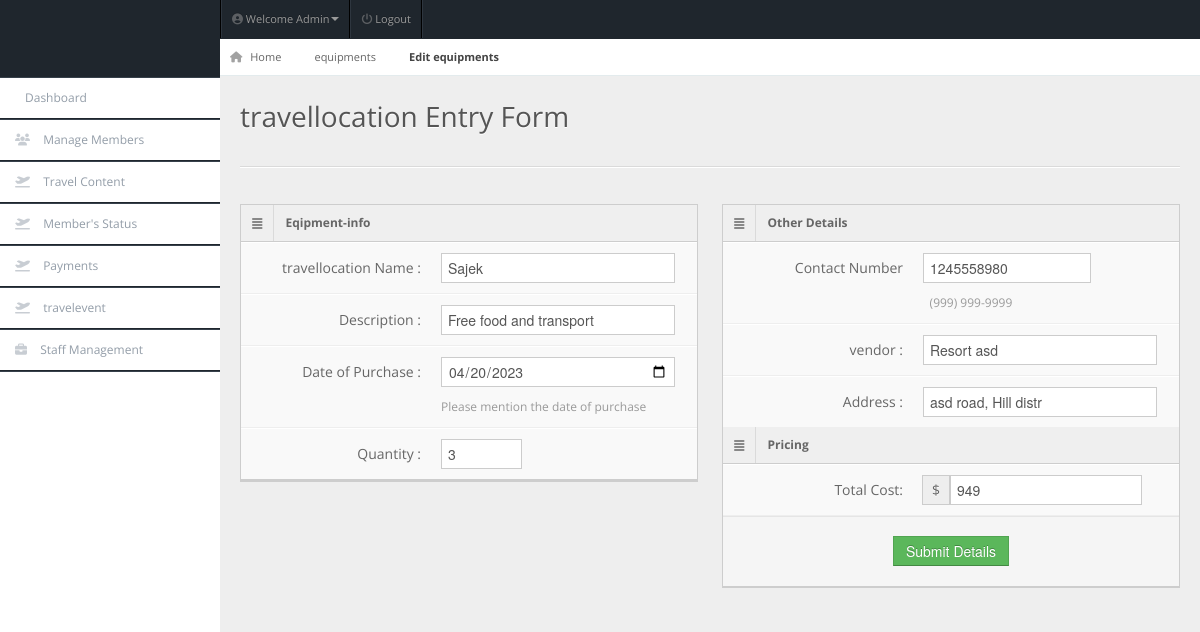
The app's page /admin/edittravellocationform.php?id=4 (signed in) with its own data.
### tables this page shows
CREATE TABLE `travellocation` (
  `id` int(11) NOT NULL,
  `name` varchar(30) NOT NULL,
  `amount` int(100) NOT NULL,
  `quantity` int(100) NOT NULL,
  `vendor` varchar(50) NOT NULL,
  `description` varchar(50) NOT NULL,
  `address` varchar(20) NOT NULL,
  `contact` varchar(10) NOT NULL,
  `date` date NOT NULL
);

### admin/edittravellocationform.php (the view, shortened to what this page needs)
<!DOCTYPE html>
<html lang="en">
<head>
<link rel="stylesheet" href="../css/bootstrap.min.css" />
<link rel="stylesheet" href="../css/bootstrap-responsive.min.css" />
<link rel="stylesheet" href="../css/fullcalendar.css" />
<link rel="stylesheet" href="../css/matrix-style.css" />
<link rel="stylesheet" href="../css/matrix-media.css" />
<link href="../font-awesome/css/fontawesome.css" rel="stylesheet" />
<link href="../font-awesome/css/all.css" rel="stylesheet" />
<link rel="stylesheet" href="../css/jquery.gritter.css" />
</head>
<body>
<div id="header">
  <h1><a href="dashboard.html">Nayeem Travelling Co Admin</a></h1>
</div>
<?php include 'includes/topheader.php'?>
<?php $page='update-equip'; include 'includes/sidebar.php'?>
    <?php
        $id=$_GET['id'];
        $qry= "select * from travellocation where id='$id'";
        $result=mysqli_query($conn,$qry);
        while($row=mysqli_fetch_array($result)){
    ?>
<div id="content">
<div id="content-header">
  <div id="breadcrumb"> <a href="index.php" title="Go to Home" class="tip-bottom"><i class="fas fa-home"></i> Home</a> <a href="#" class="tip-bottom">equipments</a> <a href="#" class="current">Edit equipments</a> </div>
  <h1>travellocation Entry Form</h1>
</div>
<div class="container-fluid">
  <hr>
  <div class="row-fluid">
    <div class="span6">
      <div class="widget-box">
        <div class="widget-title"> <span class="icon"> <i class="fas fa-align-justify"></i> </span>
          <h5>Eqipment-info</h5>
        </div>
        <div class="widget-content nopadding">
          <form action="edittravellocationreq.php" method="POST" class="form-horizontal">
            <div class="control-group">
              <label class="control-label">travellocation Name :</label>
              <div class="controls">
                <input type="text" class="span11" name="name" value='<?php echo $row['name']; ?>' required />
              </div>
            </div>
            <div class="control-group">
              <label class="control-label">Description :</label>
              <div class="controls">
                <input type="text" class="span11" name="description" value='<?php echo $row['description']; ?>' required />
              </div>
            </div>
            <div class="control-group">
              <label class="control-label">Date of Purchase :</label>
              <div class="controls">
                <input type="date" name="date" value='<?php echo $row['date']; ?>' class="span11" />
                <span class="help-block">Please mention the date of purchase</span> </div>
            </div>
             <div class="control-group">
              <label class="control-label">Quantity :</label>
              <div class="controls">
                <input type="number" class="span4" name="quantity" value='<?php echo $row['quantity']; ?>'  required />
              </div>
            </div>
        </div>
        <div class="widget-content nopadding">
        <div class="widget-content nopadding">
          </div>
        </div>
      </div>
    </div>
    <div class="span6">
      <div class="widget-box">
        <div class="widget-title"> <span class="icon"> <i class="fas fa-align-justify"></i> </span>
          <h5>Other Details</h5>
        </div>
        <div class="widget-content nopadding">
          <div class="form-horizontal">
            <div class="control-group">
              <label for="normal" class="control-label">Contact Number</label>
              <div class="controls">
                <input type="text" id="mask-phone" name="contact" minlength="10" maxlength="10" value='<?php echo $row['contact']; ?>' class="span8 mask text" required>
                <span class="help-block blue span8">(999) 999-9999</span>
                </div>
            </div>
            <div class="control-group">
              <label class="control-label">vendor :</label>
              <div class="controls">
                <input type="text" class="span11" name="vendor" value='<?php echo $row['vendor']; ?>' required />
              </div>
            </div>
            <div class="control-group">
              <label class="control-label">Address :</label>
              <div class="controls">
                <input type="text" class="span11" name="address" value='<?php echo $row['address']; ?>' required />
              </div>
            </div>
          </div>
              <div class="widget-title"> <span class="icon"> <i class="fas fa-align-justify"></i> </span>
          <h5>Pricing</h5>
        </div>
        <div class="widget-content nopadding">
          <div class="form-horizontal">
            <div class="control-group">
              <label class="control-label">Total Cost: </label>
              <div class="controls">
                <div class="input-append">
                  <span class="add-on">$</span>
                  <input type="number" placeholder="120000" name="amount" value='<?php echo $row['amount']; ?>' class="span11" required>
                  </div>
              </div>
            </div>
            <div class="form-actions text-center">
              <button type="submit" class="btn btn-success">Submit Details</button>
            </div>
          </div>
          <?php
        }
    ?>
        </div>
        </div>
      </div>
  </div>
</div></div>
</body>
</html>

### css/matrix-style.css (style rules this page uses)
* { outline: none !important; -moz-outline: none !important; }
html, body { height: 100%; }
body { overflow-x: hidden; margin-top: -10px; font-family: "Open Sans", sans-serif; font-size: 12px; color: #666; }
a { color: #666; }
select, textarea, input[type="text"], input[type="password"], input[type="datetime"], input[type="datetime-local"], input[type="date"], input[type="month"], input[type="time"], input[type="week"], input[type="number"], input[type="email"], input[type="url"], input[type="search"], input[type="tel"], input[type="color"], .uneditable-input, .label, .dropdown-menu, .btn, .well, .progress, .table-bordered, .btn-group > .btn:first-child, .btn-group > .btn:last-child, .btn-group > .btn:last-child, .btn-group > .dropdown-toggle, .alert { border-radius: 0px; }
.btn, textarea, input[type="text"], input[type="password"], input[type="datetime"], input[type="datetime-local"], input[type="date"], input[type="month"], input[type="time"], input[type="week"], input[type="number"], input[type="email"], input[type="url"], input[type="search"], input[type="tel"], input[type="color"], .uneditable-input { box-shadow: none; }
.progress, .progress-success .bar, .progress .bar-success, .progress-warning .bar, .progress .bar-warning, .progress-danger .bar, .progress .bar-danger, .progress-info .bar, .progress .bar-info, .btn, .btn-primary { background-image: none; }
.form-horizontal .form-actions { padding-left: 20px; }
hr { border-top-color: #dadada; }
#header { height: 77px; position: relative; width: 100%; z-index: -9; }
#header h1 { background: url("../img/icontest3.png"); height: 31px; left: 20px; line-height: 600px; overflow: hidden; position: relative; top: 26px; width: 191px; }
#header h1 a { display: block; }
#content { background: none repeat scroll 0 0 #eeeeee; margin-left: 220px; margin-right: 0; padding-bottom: 25px; position: relative; min-height: 100%; width: auto; }
#content-header { position: abslute; width: 100%; margin-top: -38px; z-index: 20; }
#content-header h1 { color: #555555; font-size: 28px; font-weight: normal; float: none; text-shadow: 0 1px 0 #ffffff; margin-left: 20px; position: relative; }
#content-header h1, #content-header .btn-group { margin-top: 20px; }
#breadcrumb { background-color: #fff; border-bottom: 1px solid #e3ebed; }
#breadcrumb a { padding: 8px 20px 8px 10px; display: inline-block; background-image: url("../img/breadcrumb.png"); background-position: center right; background-repeat: no-repeat; font-size: 11px; color: #666666; }
#breadcrumb a:last-child { background-image: none; }
#breadcrumb a.current { font-weight: bold; color: #444444; }
#breadcrumb a i { margin-right: 5px; opacity: 0.6; }
.widget-box { background: none repeat scroll 0 0 #f9f9f9; border-left: 1px solid #cdcdcd; border-top: 1px solid #cdcdcd; border-right: 1px solid #cdcdcd; clear: both; margin-top: 16px; margin-bottom: 16px; position: relative; }
.widget-title, .modal-header, .table th, div.dataTables_wrapper .ui-widget-header { background: #efefef; border-bottom: 1px solid #cdcdcd; height: 36px; }
.widget-title span.icon { padding: 9px 10px 7px 11px; float: left; border-right: 1px solid #dadada; }
.widget-title h5 { color: #666; float: left; font-size: 12px; font-weight: bold; padding: 12px; line-height: 12px; margin: 0; }
.widget-content { padding: 15px; border-bottom: 1px solid #cdcdcd; }
.nopadding { padding: 0 !important; }
form { margin-bottom: 0; }
.form-horizontal .control-group { border-top: 1px solid #ffffff; border-bottom: 1px solid #eeeeee; margin-bottom: 0; }
.form-horizontal .control-group:last-child { border-bottom: 0; }
.form-horizontal .control-label { padding-top: 15px; width: 180px; }
.form-horizontal .controls { margin-left: 200px; padding: 10px 0; }
.form-horizontal .form-actions { margin-top: 0; margin-bottom: 0; }
.help-block, .help-inline { color: #999999; }
.input-prepend input, .input-append input, .input-prepend input[class*="span"], .input-append input[class*="span"] { width: none; }
.input-append input, .input-append select, .input-prepend span, .input-prepend input { border-radius: 0px !important; }

### customer/css/matrix-media.css (style rules this page uses)
body { background:#ffffff; }
#header { background-color: #1f262d; margin-top:10px; }

### records on screen
travellocation: name "Sajek", description "Free food and transport", date "04/20/2023", quantity "3", contact "1245558980", vendor "Resort asd", address "asd road, Hill distr", amount "949"
